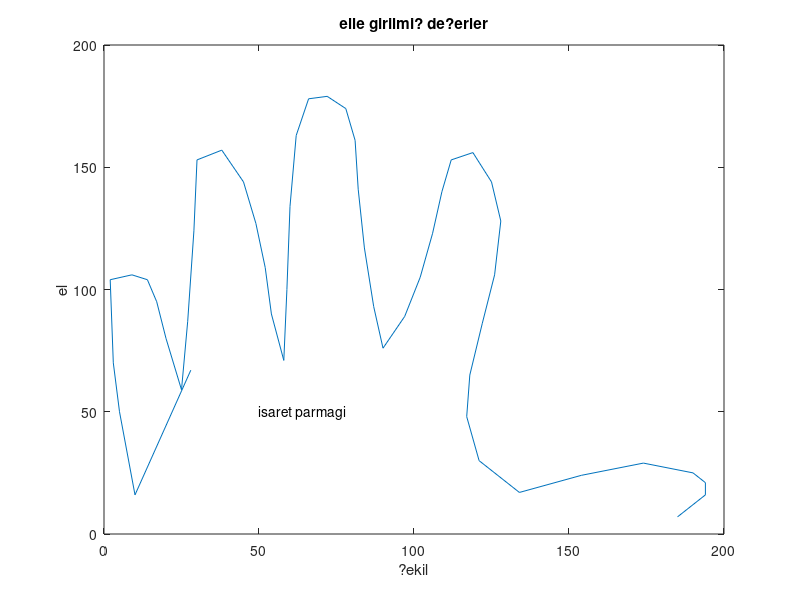

MATLAB code for this plot:
clear; 

x=[28,10,5,3,2,9,14,17,20,25,27,29,30,38,45,49,52,54,58,...
    59,60,62,66,72,78,81,82,84,87,90,97,102,106,109,112,119,...
    125,128,126,122,118,117,121,134,154,174,190,194,194,185];

y=[67,16,50,70,104,106,104,95,80,59,87,124,153,157,144,127,... 
    109,90,71,100,134,163,178,179,174,161,141,117,93,76,89,105,... 
    123,140,153,156,144,128,106,86,65,48,30,17,24,29,25,21,16,7];

%scatter(x,y)
plot(x,y);

xlabel('?ekil');
ylabel('el');
title('elle girilmi? de?erler');

text(50,50,'isaret parmagi');